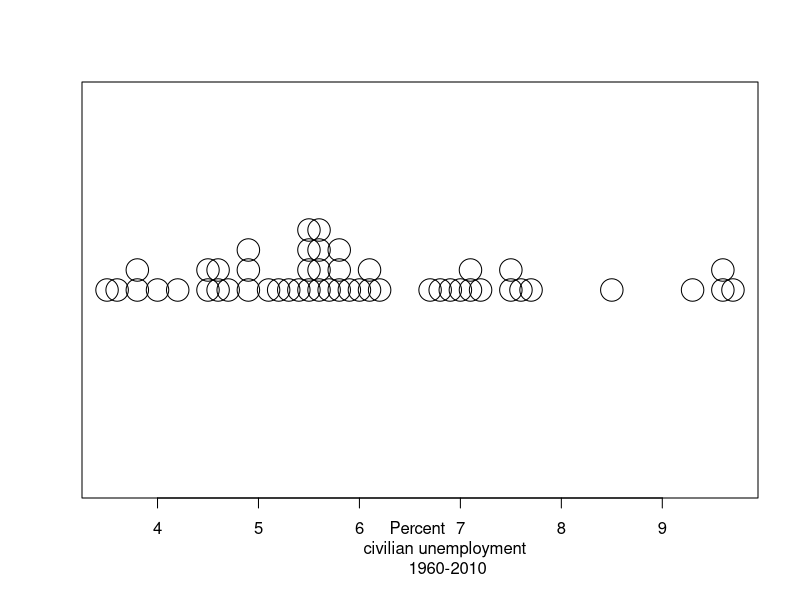
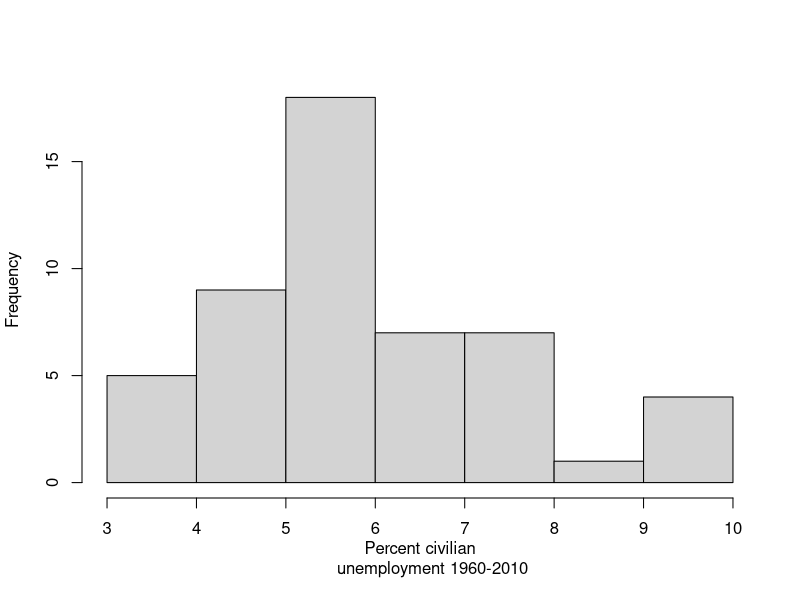
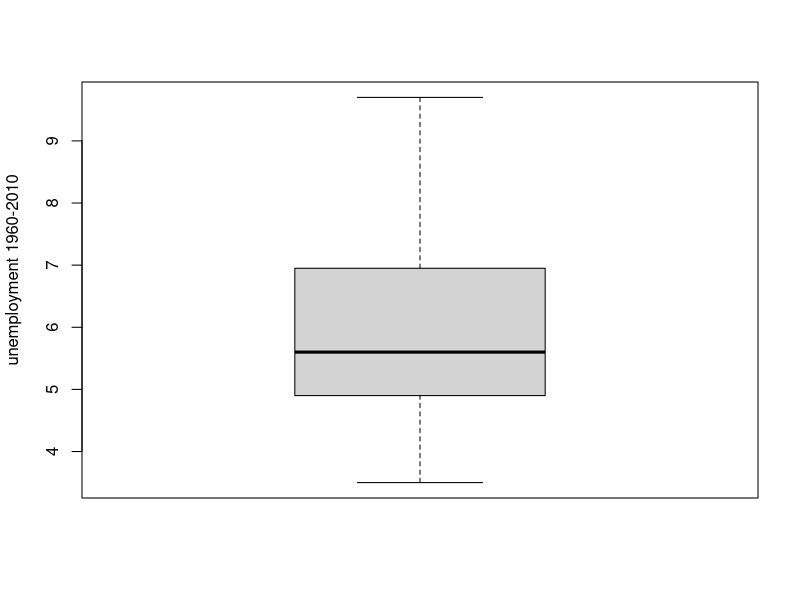
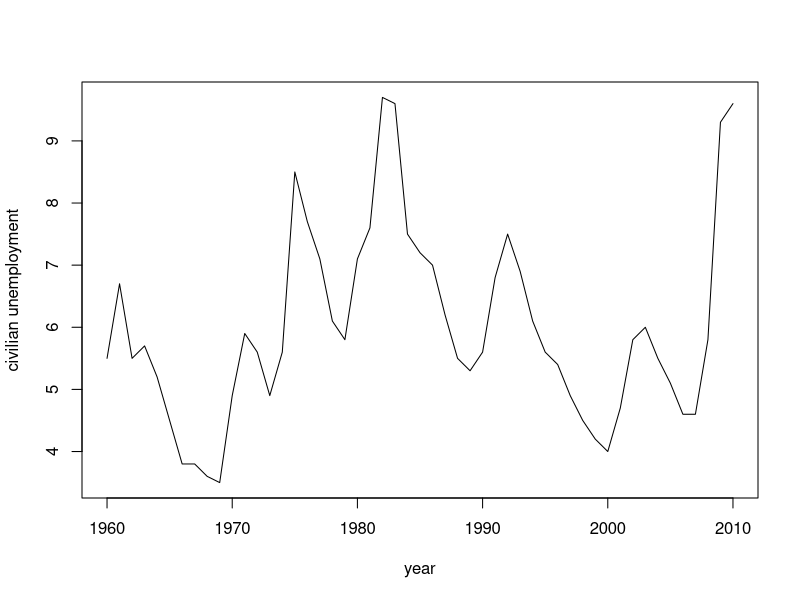

These charts were generated, in order, by the following R code:
#============================================================
# 1960-2010联邦财政预算
#============================================================

#------------------------------------------------------------
# 数据来自2010年美国总统经济报告
#------------------------------------------------------------
year=1960:2010                      # 政府预算年（如，1959年
                                    # 10月到1960年9月为1960年
                                    # 的财政年度）
#----------------------------------
unemploy=c(5.5,6.7,5.5,5.7,5.2,4.5,
           3.8,3.8,3.6,3.5,4.9,5.9,
           5.6,4.9,5.6,8.5,7.7,7.1,
           6.1,5.8,7.1,7.6,9.7,9.6,
           7.5,7.2,7.0,6.2,5.5,5.3,
           5.6,6.8,7.5,6.9,6.1,5.6,
           5.4,4.9,4.5,4.2,4.0,4.7,
           5.8,6.0,5.5,5.1,4.6,4.6,
           5.8,9.3,9.6)             # 居民失业率（%）
#----------------------------------
surplus=c(0.1,-0.6,-1.3,-0.8,-0.9,
          -0.2,-0.5,-1.1,-2.9,0.3,
          -0.3,-2.1,-2.0,-1.1,-0.4,
          -3.4,-4.2,-2.7,-2.7,-1.6,
          -2.7,-2.6,-4.0,-6.0,-4.8,
          -5.1,-5.0,-3.2,-3.1,-2.8,
          -3.9,-4.5,-4.7,-3.9,-2.9,
          -2.2,-1.4,-0.3,0.8,1.4,
          2.4,1.3,-1.5,-3.5,-3.6,
          -2.6,-1.9,-1.2,-3.2,-10.0,
          -8.9)                     # 预算盈余或亏损（按当年
                                    # 国民生产总值的百分比计算）
#----------------------------------
party=c("R","R","D","D","D","D","D",
        "D","D","D","R","R","R","R",
        "R","R","R","R","D","D","D",
        "D","R","R","R","R","R","R",
        "R","R","R","R","R","R","D",
        "D","D","D","D","D","D","D",
        "R","R","R","R","R","R","R",
        "R","D")                    # 总统所代表的政党（D表示民主
                                    # 党，R表示共和党）
#----------------------------------

#------------------------------------------------------------
# 带状图
#------------------------------------------------------------
stripchart(unemploy,xlab="Percent 
           civilian unemployment 
           1960-2010",method="stack",
           pch=1,cex=3)             # xlab为x轴描述性标签，method
                                    # ="stack"将图形中相等的数字垂直
                                    # 堆砌起来，pch=1将图形符号改为
                                    # 圆圈，cex=3将圆圈大小改为默认3倍

#------------------------------------------------------------
# 直方图
#------------------------------------------------------------
hist(unemploy,breaks=c(3,4,5,6,7,8,9,10),
     main=" ",xlab="Percent civilian
     unemployment 1960-2010")       # main=" "将标题隐藏（空格），
                                    # breaks用来设置间隔边界

#------------------------------------------------------------
# 茎叶图
#------------------------------------------------------------
stem(unemploy)                      # 每个数据点都有一个茎和叶，左侧
                                    # 一列数字为茎，右侧向右平行延伸
                                    # 出的数字为叶，对unemploy中的数
                                    # 据点来说茎为小数点左侧数字，叶
                                    # 为小数点右侧数字

#------------------------------------------------------------
# 箱线图(由最小值，第25百分位数，中位数，第75百分位数，最大值构成)
#------------------------------------------------------------
boxplot(unemploy,ylab="Percent civilian 
        unemployment 1960-2010")

#------------------------------------------------------------
# 时序图
#------------------------------------------------------------
plot(year,unemploy,type="l",xlab="year",
     ylab="civilian unemployment")
